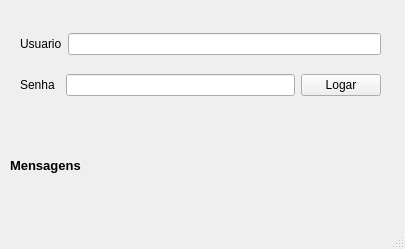
<?xml version="1.0" encoding="UTF-8"?>
<ui version="4.0">
 <class>Login</class>
 <widget class="QMainWindow" name="Login">
  <property name="geometry">
   <rect>
    <x>0</x>
    <y>0</y>
    <width>405</width>
    <height>249</height>
   </rect>
  </property>
  <property name="windowTitle">
   <string>Login</string>
  </property>
  <widget class="QWidget" name="centralwidget">
   <widget class="QLabel" name="label">
    <property name="geometry">
     <rect>
      <x>10</x>
      <y>140</y>
      <width>391</width>
      <height>51</height>
     </rect>
    </property>
    <property name="font">
     <font>
      <family>Arial</family>
      <pointsize>10</pointsize>
      <bold>true</bold>
     </font>
    </property>
    <property name="text">
     <string>Mensagens</string>
    </property>
   </widget>
   <widget class="QWidget" name="layoutWidget">
    <property name="geometry">
     <rect>
      <x>20</x>
      <y>20</y>
      <width>361</width>
      <height>91</height>
     </rect>
    </property>
    <layout class="QVBoxLayout" name="verticalLayout">
     <item>
      <layout class="QHBoxLayout" name="horizontalLayout">
       <item>
        <widget class="QLabel" name="label_2">
         <property name="text">
          <string>Usuario</string>
         </property>
        </widget>
       </item>
       <item>
        <widget class="QLineEdit" name="txt_user"/>
       </item>
      </layout>
     </item>
     <item>
      <layout class="QHBoxLayout" name="horizontalLayout_2">
       <item>
        <widget class="QLabel" name="label_3">
         <property name="text">
          <string>Senha</string>
         </property>
        </widget>
       </item>
       <item>
        <spacer name="horizontalSpacer">
         <property name="orientation">
          <enum>Qt::Horizontal</enum>
         </property>
         <property name="sizeType">
          <enum>QSizePolicy::Fixed</enum>
         </property>
         <property name="sizeHint" stdset="0">
          <size>
           <width>5</width>
           <height>10</height>
          </size>
         </property>
        </spacer>
       </item>
       <item>
        <widget class="QLineEdit" name="txt_senha">
         <property name="echoMode">
          <enum>QLineEdit::Password</enum>
         </property>
        </widget>
       </item>
       <item>
        <widget class="QPushButton" name="btn_logar">
         <property name="text">
          <string>Logar</string>
         </property>
        </widget>
       </item>
      </layout>
     </item>
    </layout>
   </widget>
  </widget>
  <widget class="QMenuBar" name="menubar">
   <property name="geometry">
    <rect>
     <x>0</x>
     <y>0</y>
     <width>405</width>
     <height>21</height>
    </rect>
   </property>
  </widget>
  <widget class="QStatusBar" name="statusbar"/>
 </widget>
 <resources/>
 <connections/>
</ui>
